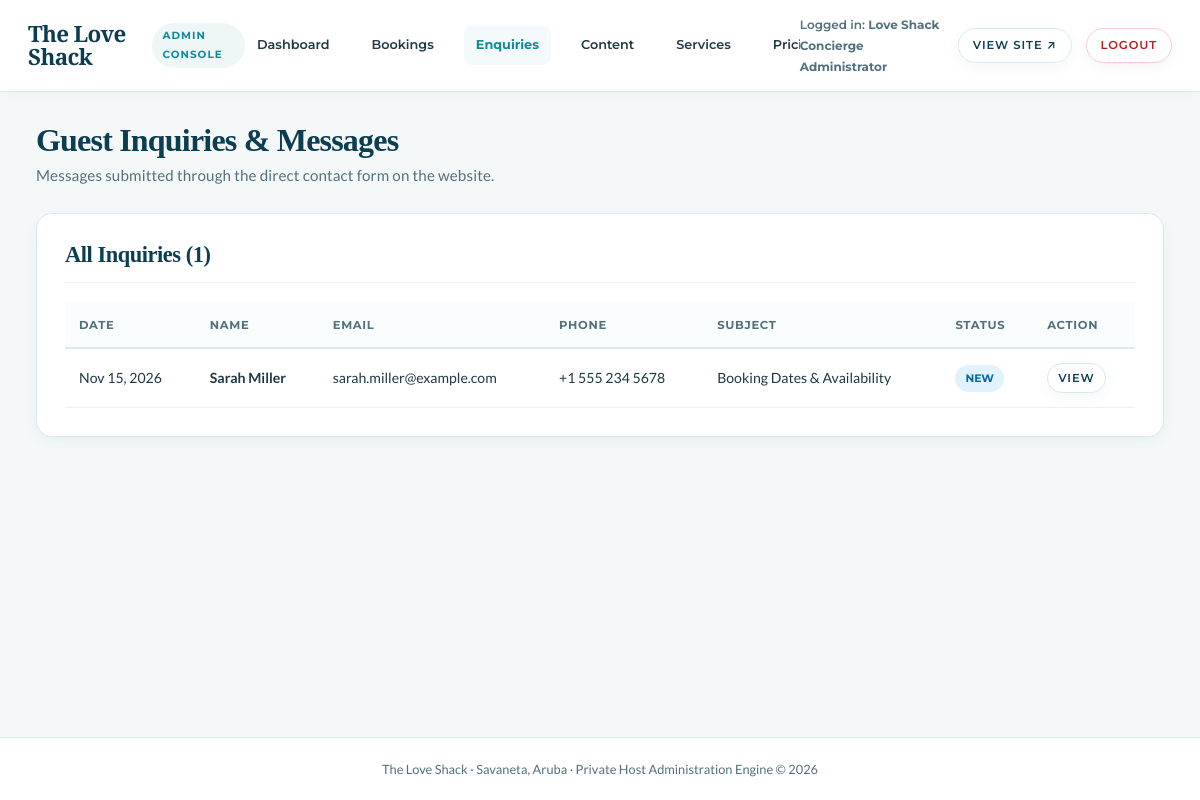
The page /admin/enquiries.php (signed in) on the database its author committed.
### tables this page shows
CREATE TABLE `enquiries` (
  `id` INT AUTO_INCREMENT PRIMARY KEY,
  `name` VARCHAR(128) NOT NULL,
  `email` VARCHAR(128) NOT NULL,
  `phone` VARCHAR(32) NULL,
  `subject` VARCHAR(128) NOT NULL DEFAULT 'General Inquiry',
  `message` TEXT NOT NULL,
  `status` ENUM('NEW','READ','RESPONDED','ARCHIVED') NOT NULL DEFAULT 'NEW',
  `created_at` TIMESTAMP DEFAULT CURRENT_TIMESTAMP,
  INDEX `idx_enquiry_status` (`status`)
);

### admin/enquiries.php (the view, shortened to what this page needs)
<?php
require_once __DIR__ . '/includes/admin_header.php';
$pdo = get_db_connection();
$enquiries = [];
if ($pdo) {
    try {
        $stmt = $pdo->query("SELECT * FROM enquiries ORDER BY id DESC");
        $enquiries = $stmt->fetchAll();
    } catch (Exception $e) {
        error_log("Error fetching enquiries: " . $e->getMessage());
    }
}
?>
<div class="admin-header-row">
  <div>
    <h1>Guest Inquiries & Messages</h1>
    <p>Messages submitted through the direct contact form on the website.</p>
  </div>
</div>
<div class="admin-card">
  <div class="admin-card-header">
    <h2>All Inquiries (<?= count($enquiries) ?>)</h2>
  </div>
  <?php if (empty($enquiries)): ?>
    <p style="color: var(--color-text-muted); padding: 12px 0;">No inquiries in the database yet.</p>
  <?php else: ?>
    <div class="admin-table-wrap">
      <table class="admin-table">
        <thead>
          <tr>
            <th>Date</th>
            <th>Name</th>
            <th>Email</th>
            <th>Phone</th>
            <th>Subject</th>
            <th>Status</th>
            <th>Action</th>
          </tr>
        </thead>
        <tbody>
          <?php foreach ($enquiries as $enq): ?>
            <tr>
              <td><?= date('M j, Y', strtotime($enq['created_at'])) ?></td>
              <td><strong><?= htmlspecialchars($enq['name']) ?></strong></td>
              <td><?= htmlspecialchars($enq['email']) ?></td>
              <td><?= htmlspecialchars($enq['phone'] ?: '—') ?></td>
              <td><?= htmlspecialchars($enq['subject']) ?></td>
              <td>
                <span class="badge badge-<?= strtolower($enq['status']) ?>"><?= htmlspecialchars($enq['status']) ?></span>
              </td>
              <td>
                <a href="enquiries.php?id=<?= $enq['id'] ?>" class="btn btn-outline" style="padding: 4px 10px; font-size: 0.72rem;">View</a>
              </td>
            </tr>
          <?php endforeach; ?>
        </tbody>
      </table>
    </div>
  <?php endif; ?>
</div>
<?php require_once __DIR__ . '/includes/admin_footer.php'; ?>

### admin/includes/admin_header.php (style rules this page uses)
body.admin-body { background-color: #f4f8f8; font-family: var(--font-body); color: var(--color-text-body); min-height: 100vh; display: flex; flex-direction: column; }
.admin-header-row { display: flex; justify-content: space-between; align-items: flex-end; margin-bottom: 24px; flex-wrap: wrap; gap: 16px; }
.admin-header-row h1 { font-size: 2rem; color: var(--color-primary); margin-bottom: 4px; }
.admin-header-row p { color: var(--color-text-muted); font-size: 0.95rem; }
.admin-card { background: var(--color-white); border: 1px solid var(--color-border); border-radius: var(--radius-md); padding: 28px; box-shadow: var(--shadow-sm); margin-bottom: 32px; }
.admin-card-header { display: flex; justify-content: space-between; align-items: center; margin-bottom: 20px; padding-bottom: 14px; border-bottom: 1px solid var(--color-border-light); }
.admin-card-header h2 { font-size: 1.4rem; color: var(--color-primary); margin: 0; }
.admin-table-wrap { overflow-x: auto; }
table.admin-table { width: 100%; border-collapse: collapse; font-size: 0.88rem; }
table.admin-table th { font-family: var(--font-ui); font-size: 0.72rem; font-weight: 700; text-transform: uppercase; letter-spacing: 0.06em; color: var(--color-text-muted); text-align: left; padding: 12px 14px; border-bottom: 2px solid var(--color-border); background: #fafdfd; }
table.admin-table td { padding: 14px; border-bottom: 1px solid var(--color-border-light); vertical-align: middle; }
.badge { font-family: var(--font-ui); font-size: 0.68rem; font-weight: 700; padding: 4px 10px; border-radius: var(--radius-pill); display: inline-block; text-transform: uppercase; }
.badge-new { background: #e0f2fe; color: #0369a1; }

### rows shown on the page
enquiries: created_at "Nov 15, 2026", name "Sarah Miller", email "sarah.miller@example.com", phone "+1 555 234 5678", subject "Booking Dates & Availability", status "NEW"

### other values the page prints
$settings['site_title'] "The Love Shack"
$adminUser "Love Shack Concierge Administrator"
count($enquiries) "1"
